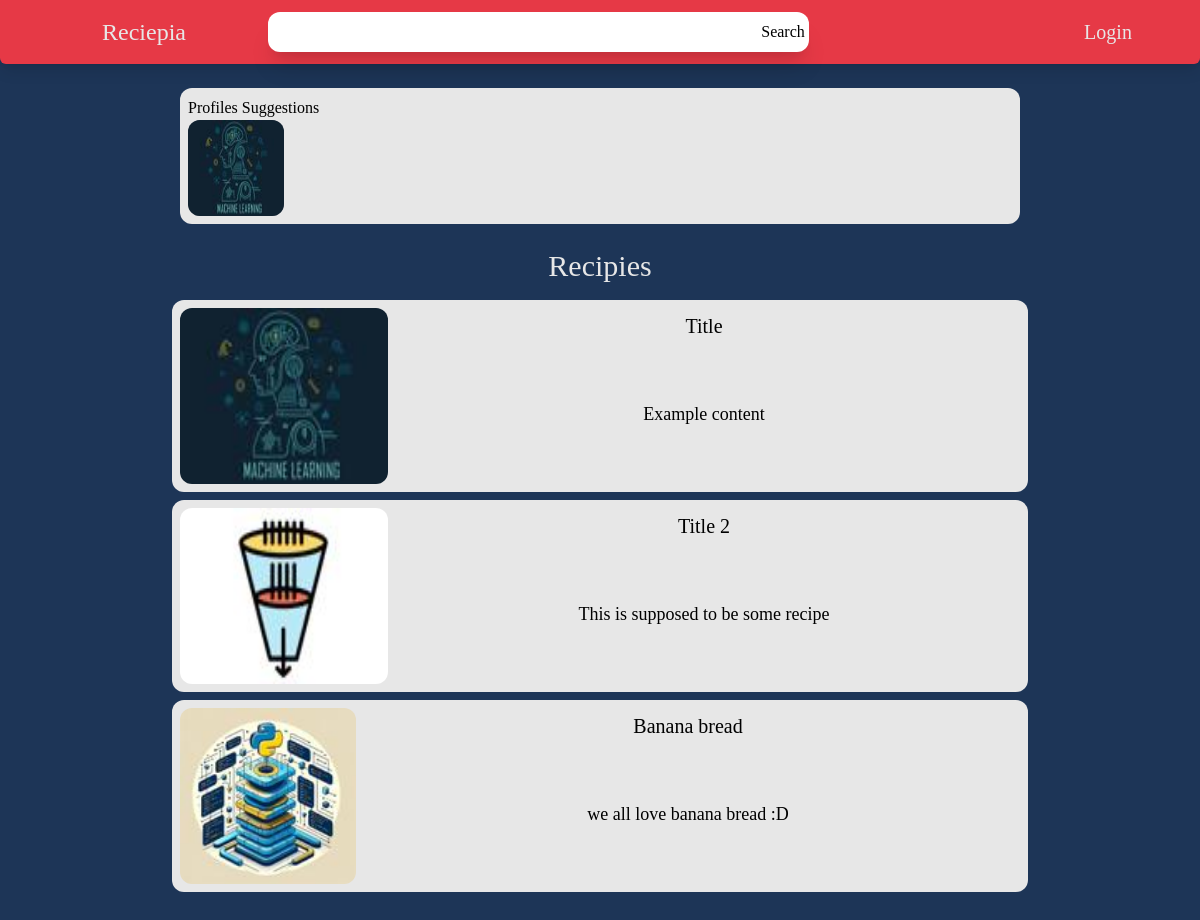
Page /home on the earlier database version.
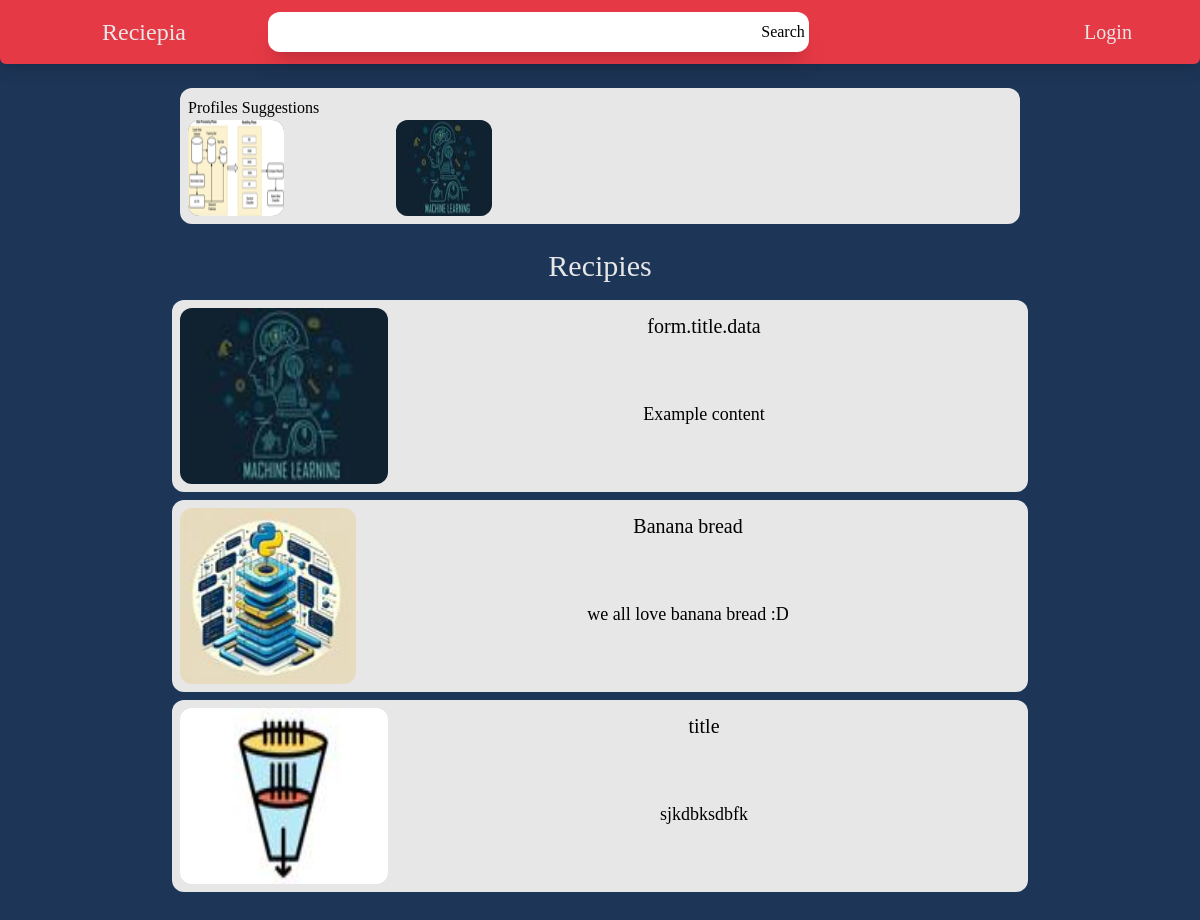
Same page on the later database version.
### Backend/models.py (models this page shows, shortened)
class User(db.Model, UserMixin):
    id = db.Column(db.Integer, primary_key=True)
    username = db.Column(db.String(20), unique=True, nullable=False)
    bio = db.Column(db.String(500),unique=False, nullable=True)
    email = db.Column(db.String(20), unique=True, nullable=False)
    image_file = db.Column(db.String(20), nullable=False, default='images.png')
    password = db.Column(db.String(60), nullable=False)
    posts = db.relationship('Post', backref='author', lazy=True)  # Changed 'post' to 'posts'

class Post(db.Model):
    id = db.Column(db.Integer, primary_key=True)
    title = db.Column(db.String(100), nullable=False)
    content = db.Column(db.Text, nullable=False)
    image_post = db.Column(db.String(20), nullable=False, default='images.png')
    user_id = db.Column(db.Integer, db.ForeignKey('user.id'), nullable=False)

### Backend/routes.py (the view)
@app.route("/home", methods=['GET', 'POST'])
def home():
    search = Search()
    result_ids = request.args.getlist('result_ids', type=int)
    results = Post.query.filter(Post.id.in_(result_ids)).all() if result_ids else None
    all_posts = Post.query.all()
    all_users = User.query.order_by(User.id).all()
    sample_size = min(len(all_users), 8)
    random_users = sample(all_users, sample_size)
    return render_template('main_page.html', posts = all_posts, users = random_users, search=search, results=results)

### Backend/forms.py
class Search(FlaskForm):
    title = StringField('title', validators=[DataRequired()])
    submit = SubmitField('Search')

### Backend/routes.py (called while the page is built)
@app.context_processor
def base():
    search = Search()
    return dict(search = search)

### Frontend/templates/main_page.html (shortened to what the changed rows need)
<!DOCTYPE html>
<html lang="en">
<head>
    <link rel="stylesheet" href="{{ url_for('static', filename='css/style.css') }}">
</head>
<body class="bg-french-dark-blue w-full h-full grid font-sherif">
    <nav id="top" class="bg-french-red w-full h-16 shadow-lg rounded-b-md flex sticky font-serif">
        <div id="title" class="hidden sm:block md:w-56 md:text-2xl sm:text-lg md:mt-1 h-full w-1/5 ml-8 p-1 text-center flex-0">
            <h1 class="mt-2 text-french-white">
                <a href="#top">Reciepia</a>
            </h1>
        </div>
    </nav>
    <main class="md:justify-center w-full h-auto grid mt-4 rounded-xl gap-4">
        <form id="profiles" name="profiles" class="w-full h-full p-2 m-0">
            <div id="profiles" class="w-full h-auto flex-row gap-4 p-2 bg-french-white rounded-xl">
                <h2 class=" font-serif">Profiles Suggestions</h2>
                <div id="profiles_hrefs" class="w-full h-auto grid grid-cols-5 md:grid-cols-8 md:gap-2">
                    {% for user in users %}
                        {% if loop.index <= 4 %}
                            <form method='POST' action='/user'>
                            </form>
                        {% endif %}
                        {% if loop.index <= 7 %}
                            <form method='POST' action='/user'>
                                <button type="submit" class="md:block hidden w-24 h-24 rounded-xl">
                                    <img src={{ url_for('static', filename='imgs/'+user.image_file) }} alt="" class="w-full h-full rounded-xl bg-gray-500">
                                </button>
                            </form>
                        {% endif %}
                    {% endfor %}
                </div>
            </div>
        </form>
        <div id="recipies" class=" grid w-full h-auto rounded-xl gap-2 text-center pb-8">
                {% for post in posts %}
                    <form method="POST" action="/post">
                        <button class="w-full h-48">
                            <a href={{url_for('rec')}}>
                                <div class="w-full md:h-48 h-40 p-2 bg-french-white rounded-xl flex ">
                                    <img class="md:w-52 w-1/3 md:h-full h-36 rounded-xl" src={{ url_for('static', filename='imgs/'+post.image_post) }}>
                                    <table class="w-full">
                                        <tr class="h-1/5 w-full p-5">
                                            <td class="text-xl font-serif">
                                                <h1>{{ post.title }}</h1>
                                            </td>
                                        </tr>
                                        <tr class="h-4/5 w-full">
                                            <td class="text-lg font-serif p-5 break-words">
                                                {{ post.content }}
                                            </td>
                                        </tr>
                                    </table>
                                </div>
                            </a>
                        </button>
                    </form>
                {% endfor %}
        </div>
    </main>
</body>
</html>

Differences in the rows shown:
removed Post: image_post (picture), title "Title 2", content "This is supposed to be some recipe"
added User: image_file (picture)
changed Post "Example content": title "Title" → "form.title.data"
added Post: image_post (picture), title "title", content "sjkdbksdbfk"
